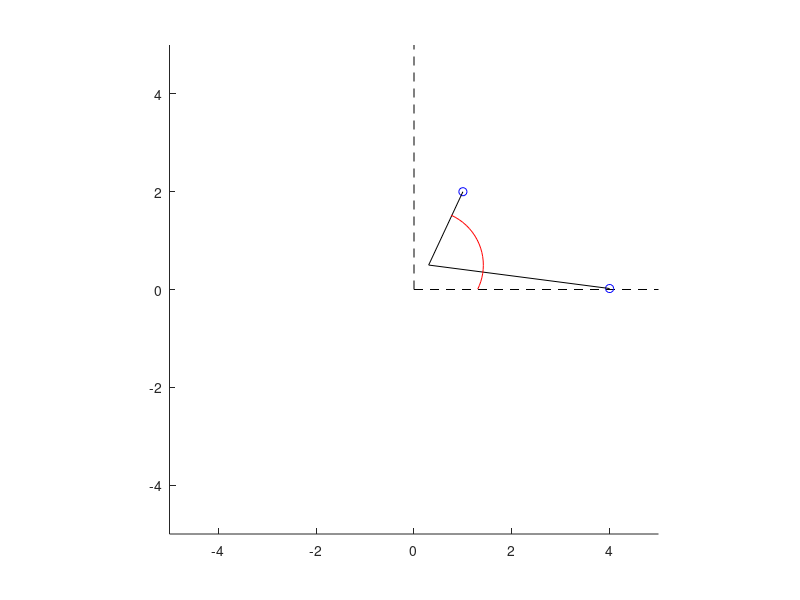

This chart was generated by the following MATLAB code:
function prismatic2dof
clear all; close all;    
xmax=5;
ymax=5;

r = 1;
theta = pi/4;

x0 = 0.3;
y0 = 0.5;

x1 = 1;
y1 = 2;
x2 = 4;
y2 = 0.02;
hold on;

xlim([-xmax xmax]);
ylim([-ymax ymax]);

axis equal;
plot([0 xmax],[0 0],'k--');
plot([0 0],[0 ymax],'k--');
plot(x1,y1,'bo');
plot(x2,y2,'bo');
plot([x0 x1],[y0 y1],'k-');
plot([x0 x2],[y0 y2],'k-');

[theta1,r1]=cart2pol(x1,y1);
[theta2,r2]=cart2pol(x2,y2);
a=min(r1,r2)*0.5;
thetas = linspace(theta1,theta2,21);
[theta0, r0] = cart2pol(x0,y0);
r = r0*cos(thetas-theta0)+sqrt(r0^2*(cos(thetas-theta0)).^2+a^2-r0^2);
polar(thetas,r,'r-');





% subplot(1,2,1);
% hold on;
% title('Forward kinematics');
% 
% alpha = pi/4;
% 
% 
% 
% subplot(1,2,2);
% hold on;
% title('Inverse kinematics');
% 
% 
% 
%     function forward
%         
%     end
% 
% 
%     function inverse
%         
%     end
% 

end